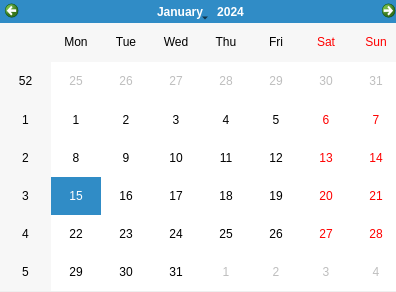
<?xml version="1.0" encoding="UTF-8"?>
<ui version="4.0">
 <class>VentCalendar</class>
 <widget class="QDialog" name="VentCalendar">
  <property name="geometry">
   <rect>
    <x>0</x>
    <y>0</y>
    <width>396</width>
    <height>292</height>
   </rect>
  </property>
  <property name="windowTitle">
   <string>Calendario</string>
  </property>
  <widget class="QCalendarWidget" name="Calendar">
   <property name="enabled">
    <bool>true</bool>
   </property>
   <property name="geometry">
    <rect>
     <x>0</x>
     <y>0</y>
     <width>401</width>
     <height>291</height>
    </rect>
   </property>
  </widget>
 </widget>
 <resources/>
 <connections/>
</ui>
